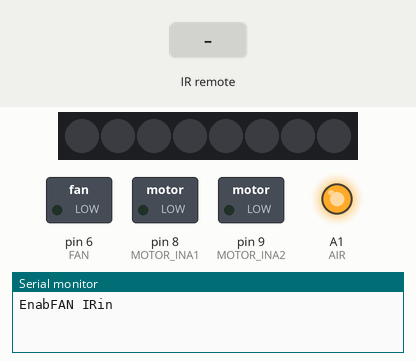
Bench run of a sketch on a simulated Arduino Uno, built with avr-gcc and run on an emulated ATmega328P. Shown: 8 RGB LEDs in strip order, left to right, switched loads named in the sketch (green lamp = pin HIGH), output pins drawn as LEDs (lit = HIGH), the last lines printed to the serial monitor. Inputs (shaded band) come from the test bench. Dim RGB values are drawn brighter than linear.

Above: at 1.4 s.
1.5 s: infrared code 0xFF42BD received
At 2.8 s:
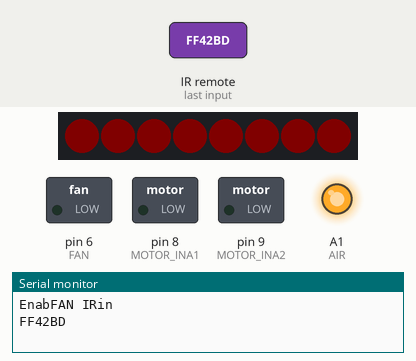
3.5 s: infrared code 0xFF4AB5 received
At 4.6 s:
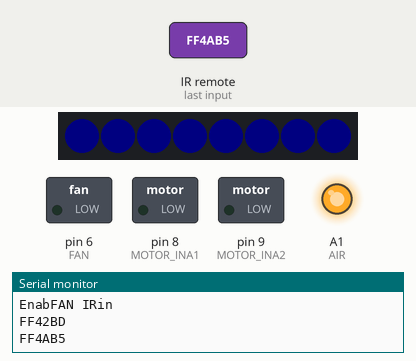
5.7 s: infrared code 0xFF52AD received
At 6.26 s:
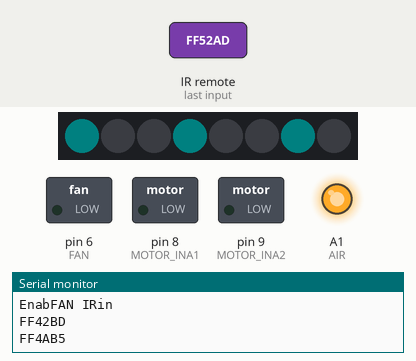
Timing chart, 0 to 18.8 s (numbered marks = the images above; inputs shaded):
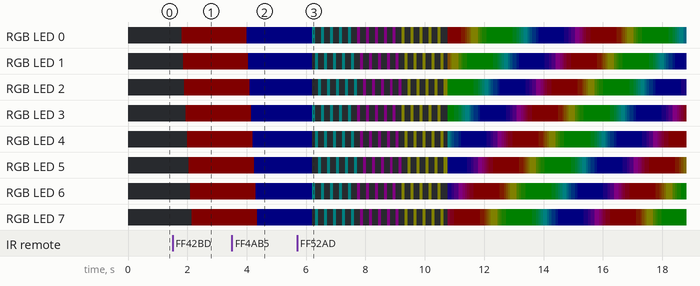

The sketch:

IR_control.ino
```cpp
/**
QIAN JIN
MON 6 DEC 2021
*/
#include "arduino.h"
#include "IRremote.h"
#include <FastLED_NeoPixel.h>


#define KAY_0 0xFF6897
#define KAY_1 0xFF30CF
#define KAY_2 0xFF18E7
#define KAY_3 0xFF7A85
#define KAY_4 0xFF10EF
#define KAY_5 0xFF38C7
#define KAY_6 0xFF5AA5
#define KAY_7 0xFF42BD
#define KAY_8 0xFF4AB5
#define KAY_9 0xFF52AD

#define AIR A1
#define AIR_LED_B_PIN -1
#define MOTOR_INA1  8
#define MOTOR_INA2  9
#define LIGHT 2
#define NUM_LEDS 8
#define BRIGHTNESS 5
FastLED_NeoPixel<NUM_LEDS, LIGHT, NEO_GRB> strip;

CRGB leds[NUM_LEDS];

int FAN = 6;
int RECV_PIN = 7;
int light_sta = 0;
int light_num = 0;

IRrecv irrecv(RECV_PIN);
decode_results results;


void setup() {
  Serial.begin(9600);
  irrecv.enableIRIn();
  strip.setBrightness(BRIGHTNESS);
  Serial.println("EnabFAN IRin");
  pinMode(FAN,OUTPUT);
  pinMode(AIR,OUTPUT);
  analogWrite(FAN, 0);
  digitalWrite(AIR, HIGH);
  pinMode(LIGHT,OUTPUT);
  strip.begin();  // initialize strip (required!)
  strip.setBrightness(BRIGHTNESS);
  pumpInit();
}

void loop() {
  if (irrecv.decode(&results)) {
    ir_remote_action();
    Serial.println(results.value, HEX);
    irrecv.resume();           // Receive the next value
    bool IRreceived = true;
  }
  delay(600);
}


void ir_remote_action(){
  switch(results.value){
    case KAY_1: digitalWrite(FAN,HIGH); irrecv.enableIRIn(); break;
    case KAY_2: digitalWrite(FAN,LOW); irrecv.enableIRIn(); break;
    case KAY_3: digitalWrite(AIR, LOW); irrecv.enableIRIn(); break;
    case KAY_4: digitalWrite(AIR, HIGH); irrecv.enableIRIn(); break;
    case KAY_5: openPump();;  irrecv.enableIRIn(); break;
    case KAY_6: closePump();  irrecv.enableIRIn(); break;
    case KAY_7: colorWipe(strip.Color(255, 0, 0), 25); irrecv.enableIRIn(); break;
    case KAY_8: colorWipe(strip.Color(0, 0, 255), 25); irrecv.enableIRIn(); break;
    case KAY_9: colormode(); irrecv.enableIRIn(); break;
    case KAY_0: blank(1000); irrecv.enableIRIn(); break;
  }
}

void pumpInit(){
  pinMode( MOTOR_INA1,OUTPUT );
  pinMode( MOTOR_INA2,OUTPUT );
  analogWrite( MOTOR_INA1, 0 );
  analogWrite( MOTOR_INA2 , 0 );
}

void openPump(){
  analogWrite(MOTOR_INA1, 150);
  analogWrite(MOTOR_INA2 , 0);
}

void closePump(){
  analogWrite(MOTOR_INA1, 0);
  analogWrite(MOTOR_INA2 , 0);
}

void colorWipe(uint32_t color, unsigned long wait) {
  for (unsigned int i = 0; i < strip.numPixels(); i++) {
    strip.setPixelColor(i, color);
    strip.show();
    delay(50);
  }
}

void colormode(){
  theaterChase(strip.Color(0, 255, 255), 100, 3, 5);  // cyan
  theaterChase(strip.Color(255, 0, 255), 100, 3, 5);  // magenta
  theaterChase(strip.Color(255, 255, 0), 100, 3, 5);  // yellow

  rainbow(10, 3);
  blank(1000);
}

void theaterChase(uint32_t color, unsigned long wait, unsigned int groupSize, unsigned int numChases) {
  for (unsigned int chase = 0; chase < numChases; chase++) {
    for (unsigned int pos = 0; pos < groupSize; pos++) {
      strip.clear();  // turn off all LEDs
      for (unsigned int i = pos; i < strip.numPixels(); i += groupSize) {
        strip.setPixelColor(i, color);  // turn on the current group
      }
      strip.show();
      delay(wait);
    }
  }
}

void rainbow(unsigned long wait, unsigned int numLoops) {
  for (unsigned int count = 0; count < numLoops; count++) {
    // iterate through all 8-bit hues, using 16-bit values for granularity
    for (unsigned long firstPixelHue = 0; firstPixelHue < 65536; firstPixelHue += 256) {
      for (unsigned int i = 0; i < strip.numPixels(); i++) {
        unsigned long pixelHue = firstPixelHue + (i * 65536UL / strip.numPixels()); // vary LED hue based on position
        strip.setPixelColor(i, strip.gamma32(strip.ColorHSV(pixelHue)));  // assign color, using gamma curve for a more natural look
      }
      strip.show();
      delay(wait);
    }
  }
}

//Blanks the LEDs and waits for a short time.

void blank(unsigned long wait) {
  strip.clear();
  strip.show();
  delay(wait);
}
```

Measured:
- after the input at 1.5 s, RGB LED 0: off → RGB(5, 0, 0) after 0.30 s; RGB LED 1: off → RGB(5, 0, 0) after 0.35 s; RGB LED 2: off → RGB(5, 0, 0) after 0.40 s; RGB LED 3: off → RGB(5, 0, 0) after 0.45 s; RGB LED 4: off → RGB(5, 0, 0) after 0.50 s; the LEDs: first change after 0.30 s (image 1 shows a later state)
- after the input at 3.5 s, RGB LED 0: RGB(5, 0, 0) → RGB(0, 0, 5) after 0.51 s; RGB LED 1: RGB(5, 0, 0) → RGB(0, 0, 5) after 0.56 s
- after the input at 5.7 s, RGB LED 0: RGB(0, 0, 5) → RGB(0, 5, 5) after 0.51 s, → off 0.10 s later, → RGB(0, 5, 5) 0.20 s later, → off 0.10 s later, … (74 changes in this stretch); RGB LED 1: RGB(0, 0, 5) → off after 0.51 s, → RGB(0, 5, 5) 0.10 s later, → off 0.10 s later, → RGB(0, 5, 5) 0.20 s later, … (76 changes in this stretch)
